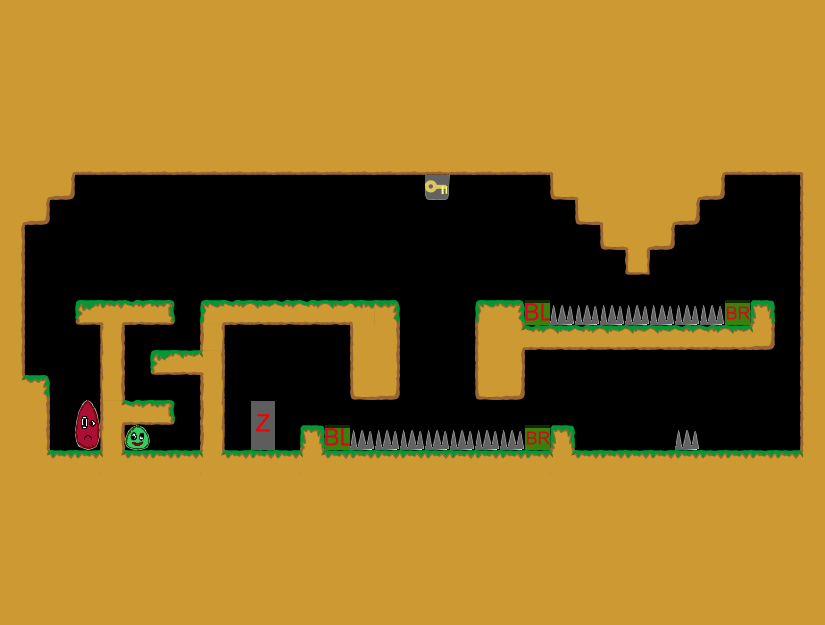

The image is a tile-based game level rendered from a .tmx file. Its description and source (layers, tilesets, objects; grid data summarised) follow:
An orthogonal 33x25 tile map with 25x25 px tiles, 1 tile layer (Kachelebene 1).

<map version="1.0" orientation="orthogonal" width="33" height="25" tilewidth="25" tileheight="25">
 <tileset firstgid="1" name="Tileset" tilewidth="25" tileheight="25">
  <image source="../../../img/Tileset.png" width="400" height="250" />
 </tileset>
 <layer name="Kachelebene 1" width="33" height="25">
  <data>[825 cells, 584 non-empty, 39 distinct tile ids]</data>
 </layer>
</map>
